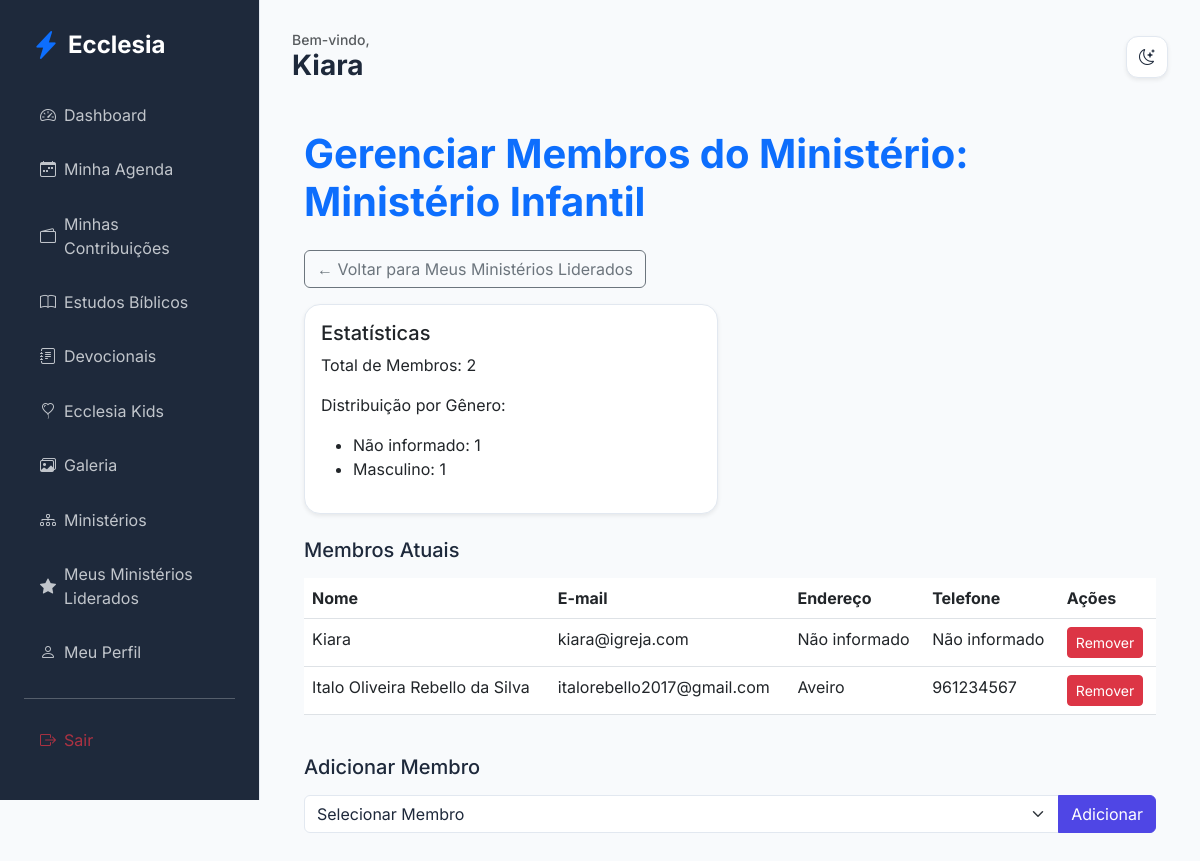
Screenshot of /members/ministry/2/manage-members (signed in) with the database file from the repository.
### app/core/models.py (models this page shows, shortened)
class User(db.Model, UserMixin):
    id = db.Column(db.Integer, primary_key=True)
    name = db.Column(db.String(100), nullable=False)
    email = db.Column(db.String(120), unique=True, nullable=False)
    password_hash = db.Column(db.String(128))
    birth_date = db.Column(db.Date)
    gender = db.Column(db.String(20))
    documents = db.Column(db.String(200)) # Flexível para diferentes países
    tax_id = db.Column(db.String(20), nullable=True)  # NIF (PT), CPF/CNPJ (BR), etc.
    address = db.Column(db.Text)
    phone = db.Column(db.String(50))
    profile_photo = db.Column(db.String(255), nullable=True)
    status = db.Column(db.String(20), default='pending') # pending, active, rejected
    is_email_verified = db.Column(db.Boolean, default=False)
    email_verification_token = db.Column(db.String(100), unique=True, nullable=True)
    data_consent = db.Column(db.Boolean, default=False)
    data_consent_date = db.Column(db.DateTime)
    marketing_consent = db.Column(db.Boolean, default=False)
    is_ministry_leader = db.Column(db.Boolean, default=False)
    church_id = db.Column(db.Integer, db.ForeignKey('church.id'))
    family_id = db.Column(db.Integer, db.ForeignKey('family.id'), nullable=True)
    church_role_id = db.Column(db.Integer, db.ForeignKey('church_role.id'), nullable=True)
    ministries = db.relationship('Ministry', secondary=member_ministries, backref=db.backref('members', lazy='dynamic'))
    can_manage_ministries = db.Column(db.Boolean, default=False)
    can_manage_media = db.Column(db.Boolean, default=False)
    can_publish_devotionals = db.Column(db.Boolean, default=False)
    can_approve_members = db.Column(db.Boolean, default=False)
    can_manage_finance = db.Column(db.Boolean, default=False)
    can_manage_kids = db.Column(db.Boolean, default=False)
    can_manage_events = db.Column(db.Boolean, default=False)

class Ministry(db.Model):
    id = db.Column(db.Integer, primary_key=True)
    name = db.Column(db.String(100), nullable=False)
    description = db.Column(db.Text)
    church_id = db.Column(db.Integer, db.ForeignKey('church.id'))
    leader_id = db.Column(db.Integer, db.ForeignKey('user.id'), nullable=True)
    is_kids_ministry = db.Column(db.Boolean, default=False)
    events = db.relationship('Event', backref='ministry', lazy=True)
    leader = db.relationship('User', foreign_keys=[leader_id])
    transactions = db.relationship('MinistryTransaction', backref='ministry', lazy=True)

### app/modules/members/routes.py (the view)
@members_bp.route('/ministry/<int:ministry_id>/manage-members')
@login_required
def ministry_manage_members(ministry_id):
    ministry = Ministry.query.get_or_404(ministry_id)
    is_leader = ministry.leader_id == current_user.id
    is_authorized = is_leader or can_manage_ministries()
    if not is_authorized:
        flash('Acesso negado.', 'danger')
        return redirect(url_for('members.my_led_ministries'))
    current_members = ministry.members.all()
    available_members = User.query.filter(
        User.church_id == current_user.church_id,
        User.status == 'active',
        ~User.ministries.any(Ministry.id == ministry_id)
    ).order_by(User.name).all()
    total_members = len(current_members)
    gender_count = db.session.query(User.gender, func.count(User.id)).filter(
        User.id.in_([m.id for m in current_members])
    ).group_by(User.gender).all()
    return render_template('members/ministry_manage_members.html',
                           ministry=ministry,
                           current_members=current_members,
                           available_members=available_members,
                           total_members=total_members,
                           gender_count=gender_count,
                           is_leader=is_leader)

### app/templates/members/ministry_manage_members.html (shortened to what this page needs)
{% extends "base.html" %}
{% block content %}
<div class="container py-4">
    <h1 class="fw-bold text-primary mb-4">Gerenciar Membros do Ministério: {{ ministry.name }}</h1>
    <a href="{{ url_for('members.my_led_ministries') }}" class="btn btn-outline-secondary mb-3">
        ← Voltar para Meus Ministérios Liderados
    </a>
    <div class="row mb-4">
        <div class="col-md-6">
            <div class="card shadow-sm">
                <div class="card-body">
                    <h5>Estatísticas</h5>
                    <p>Total de Membros: {{ total_members }}</p>
                    <p>Distribuição por Gênero:</p>
                    <ul>
                        {% for gender, count in gender_count %}
                        <li>{{ gender or 'Não informado' }}: {{ count }}</li>
                        {% endfor %}
                    </ul>
                </div>
            </div>
        </div>
    </div>
    <h5 class="mb-3">Membros Atuais</h5>
    <div class="table-responsive mb-4">
        <table class="table table-hover">
            <thead>
                <tr>
                    <th>Nome</th>
                    <th>E-mail</th>
                    {% if is_leader %}
                    <th>Endereço</th>
                    <th>Telefone</th>
                    {% endif %}
                    <th>Ações</th>
                </tr>
            </thead>
            <tbody>
                {% for member in current_members %}
                <tr>
                    <td>{{ member.name }}</td>
                    <td>{{ member.email }}</td>
                    {% if is_leader %}
                    <td>{{ member.address or 'Não informado' }}</td>
                    <td>{{ member.phone or 'Não informado' }}</td>
                    {% endif %}
                    <td>
                        <form method="POST" action="{{ url_for('members.ministry_remove_member', ministry_id=ministry.id, user_id=member.id) }}">
                            <button type="submit" class="btn btn-sm btn-danger">Remover</button>
                        </form>
                    </td>
                </tr>
                {% endfor %}
            </tbody>
        </table>
    </div>
    <h5 class="mb-3">Adicionar Membro</h5>
    <form method="POST" action="{{ url_for('members.ministry_add_member', ministry_id=ministry.id) }}">
        <div class="input-group">
            <select name="user_id" class="form-select">
                <option value="">Selecionar Membro</option>
            </select>
            <button type="submit" class="btn btn-primary">Adicionar</button>
        </div>
    </form>
</div>
{% endblock %}

### app/templates/base.html (shortened to what this page needs)
<!DOCTYPE html>
<html lang="pt-BR">
<head>
    <link href="https://cdn.jsdelivr.net/npm/bootstrap@5.3.0/dist/css/bootstrap.min.css" rel="stylesheet">
    <link href="https://cdn.jsdelivr.net/npm/bootstrap-icons@1.10.0/font/bootstrap-icons.css" rel="stylesheet">
    <link rel="stylesheet" href="{{ url_for('static', filename='css/premium.css') }}">
</head>
<body>
    {% if current_user.is_authenticated %}
    <div class="sidebar d-none d-lg-block">
        <div class="d-flex align-items-center mb-4 px-2">
            <i class="bi bi-lightning-charge-fill text-primary fs-3 me-2"></i>
            <h4 class="mb-0 fw-bold text-white">Ecclesia</h4>
        </div>
        {% include 'includes/_nav_links.html' %}
    </div>
    {% endif %}
    <div class="main-content {{ 'mx-auto' if not current_user.is_authenticated }}">
        {% if current_user.is_authenticated %}
        <header class="d-flex justify-content-between align-items-center mb-4 d-none d-lg-flex">
            <div>
                <h5 class="text-muted mb-0 small">Bem-vindo,</h5>
                <h3 class="fw-bold mb-0">{{ current_user.name }}</h3>
            </div>
            <div class="theme-toggle shadow-sm" onclick="toggleTheme()">
                <i class="bi bi-moon-stars" id="theme-icon"></i>
            </div>
        </header>
        {% endif %}
        {% block content %}{% endblock %}
    </div>
</body>
</html>

### app/static/css/premium.css (style rules this page uses)
:root { --primary: #4f46e5; --primary-hover: #4338ca; --secondary: #64748b; --success: #10b981; --danger: #ef4444; --warning: #f59e0b; --info: #06b6d4; --bg-main: #f8fafc; --bg-card: #ffffff; --text-main: #1e293b; --text-muted: #64748b; --border: #e2e8f0; --sidebar-bg: #1e293b; --sidebar-text: #f8fafc; --input-bg: #ffffff; }
body { font-family: 'Inter', sans-serif; background-color: var(--bg-main); color: var(--text-main); transition: background-color 0.3s ease, color 0.3s ease; }
.sidebar { background-color: var(--sidebar-bg); color: var(--sidebar-text); min-height: 100vh; padding: 2rem 1rem; }
.main-content { padding: 2rem; }
.card { background-color: var(--bg-card); border: 1px solid var(--border); border-radius: 1rem; box-shadow: 0 4px 6px -1px rgb(0 0 0 / 0.1); transition: transform 0.2s, background-color 0.3s; }
.btn-primary { background-color: var(--primary); border-color: var(--primary); }
.form-control, .form-select { background-color: var(--input-bg); border-color: var(--border); color: var(--text-main); }
.theme-toggle { cursor: pointer; padding: 0.5rem; border-radius: 50%; background: var(--bg-card); border: 1px solid var(--border); display: flex; align-items: center; justify-content: center; width: 40px; height: 40px; transition: all 0.3s ease; }

### app/templates/base.html (style rules this page uses)
:root { --sidebar-width: 260px; }
body { font-family: 'Inter', sans-serif; background-color: var(--bg-main); color: var(--text-main); transition: background-color 0.3s, color 0.3s; }
.sidebar { width: var(--sidebar-width); height: 100vh; position: fixed; left: 0; top: 0; z-index: 1000; background-color: var(--sidebar-bg); color: var(--sidebar-text); border-right: 1px solid var(--border); padding: 1.5rem; overflow-y: auto; transition: background-color 0.3s; }
.main-content { margin-left: var(--sidebar-width); padding: 2rem; min-height: 100vh; background-color: var(--bg-main); }
.card { border: 1px solid var(--border); box-shadow: 0 4px 12px rgba(0,0,0,0.05); }
.theme-toggle { cursor: pointer; padding: 0.6rem; border-radius: 12px; background: var(--bg-card); border: 1px solid var(--border); color: var(--text-main); display: flex; align-items: center; justify-content: center; width: 42px; height: 42px; transition: all 0.3s; }

### rows the page displays
User: name "Kiara", email "kiara@igreja.com", address "Não informado", phone "Não informado"
Ministry: name "Ministério Infantil"
User: name "Italo Oliveira Rebello da Silva", email "italorebello2017@gmail.com", address "Aveiro", phone "961234567"

### other values shown
{{ total_members }} "2"
{{ gender or 'Não informado' }} "Não informado" "Masculino"
{{ count }} "1" "1"
